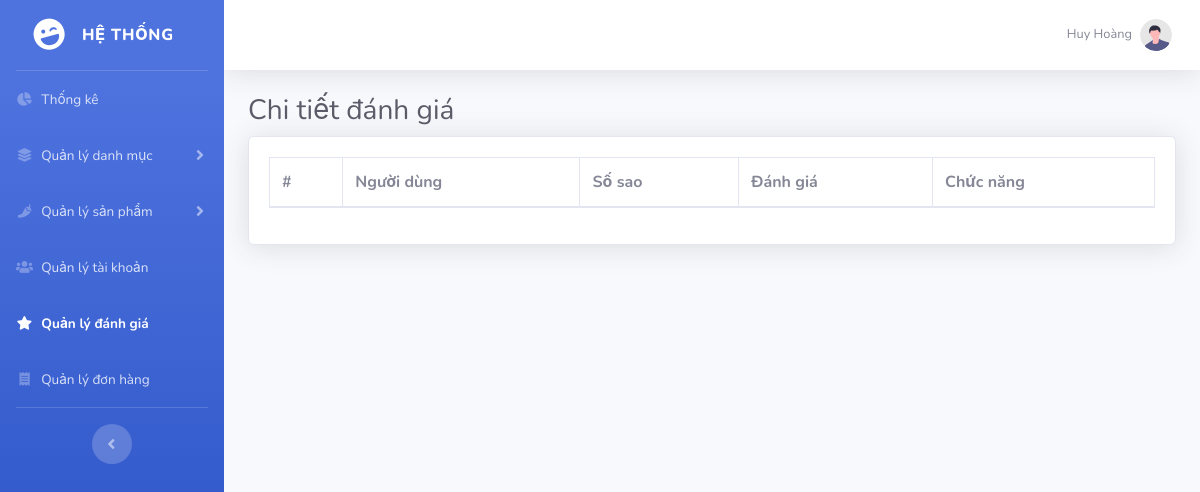
Page /admin/evaluations/show.php?product_id=2 (signed in) on the earlier database version.
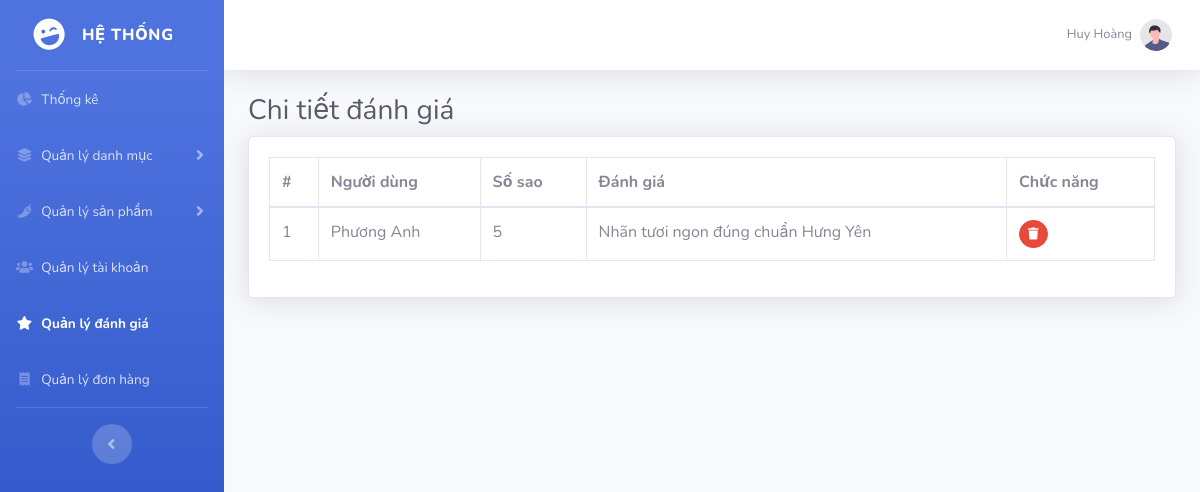
Same page on the later database version.
### tables this page shows
CREATE TABLE `ratings` (
  `id` int(11) NOT NULL,
  `user_id` int(11) NOT NULL,
  `product_id` int(11) NOT NULL,
  `star` int(11) NOT NULL,
  `created_at` timestamp NOT NULL DEFAULT current_timestamp(),
  `updated_at` datetime DEFAULT current_timestamp() ON UPDATE current_timestamp(),
  `comment` varchar(255) DEFAULT NULL
);

CREATE TABLE `users` (
  `id` int(11) NOT NULL,
  `name` varchar(255) NOT NULL,
  `password` text NOT NULL,
  `email` varchar(255) NOT NULL,
  `phone` varchar(10) NOT NULL,
  `address` text NOT NULL,
  `gender` int(11) NOT NULL,
  `birthday` date DEFAULT NULL,
  `status` int(11) DEFAULT 1
);

### admin/evaluations/show.php (the view)
<?php
    include '../layouts/header.php';
    $productId = $_GET['product_id'];
    $sql = "SELECT r.*, u.name userName FROM ratings r
    JOIN users u ON r.user_id = u.id WHERE r.product_id = {$productId}";
    $result = mysqli_query($connect, $sql);
?>
<h1 class="h3 mb-2 text-gray-800">Chi tiết đánh giá</h1>
<div class="card shadow mb-4">
    <div class="card-body">
        <div class="table-responsive">
            <table class="table table-bordered" id="evaluationsTable" width="100%" cellspacing="0">
                <thead>
                    <tr>
                        <th>#</th>
                        <th>Người dùng</th>
                        <th>Số sao</th>
                        <th>Đánh giá</th>
                        <th>Chức năng</th>
                    </tr>
                </thead>
                <tbody>
                    <?php $count = 1; while($row = mysqli_fetch_assoc($result)): ?>
                        <tr>
                            <td><?= $count ?></td>
                            <td><?= $row['userName'] ?></td>
                            <td><?= $row['star'] ?></td>
                            <td><?= $row['comment'] ?></td>
                            <td>
                                <a href="delete.php?id=<?= $row['id'] ?>" class="btn btn-danger btn-circle btn-sm" onclick="return confirm('Bạn muốn xóa đánh giá này ?')">
                                    <i class="fas fa-trash"></i>
                                </a>
                            </td>
                        </tr>
                    <?php $count++; endwhile; ?>
                </tbody>
            </table>
        </div>
    </div>
</div>
<?php include '../layouts/footer.php' ?>

Differences in the rows shown:
added ratings: user.name "Phương Anh", star "5", comment "Nhãn tươi ngon đúng chuẩn Hưng Yên"
